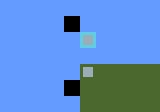

This game map was drawn from its Tiled (.tmx) file and the tilesets committed beside it. A one-line description and the trimmed map source follow:
An orthogonal 10x7 tile map with 16x16 px tiles, 1 tile layer (Tile Layer 1).

<map version="1.0" orientation="orthogonal" renderorder="right-down" width="10" height="7" tilewidth="16" tileheight="16" nextobjectid="1">
 <tileset firstgid="1" name="sample-tileset" tilewidth="16" tileheight="16" tilecount="5">
  <image source="../sample-tileset.png" width="80" height="16" />
 </tileset>
 <layer name="Tile Layer 1" width="10" height="7">
  <data>[70 cells, 70 non-empty, 5 distinct tile ids]</data>
 </layer>
</map>
